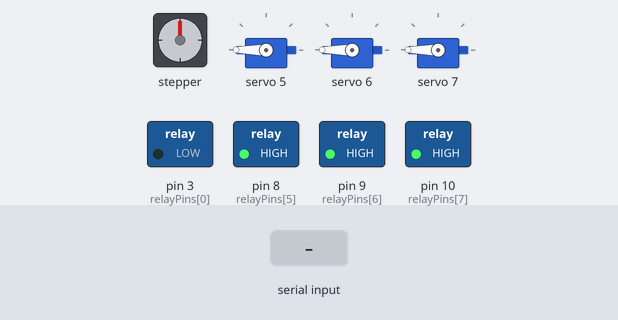
The sketch below on a simulated Arduino Nano, built with avr-gcc and run on an emulated ATmega328P. On the bench: stepper motor, 3 × servo, switched loads named in the sketch (green lamp = pin HIGH). Wiring (inferred from the names in the program): stepper motor (2048 steps per turn assumed): coils pin 4, pin 5, pin 6, pin 7. Dashed ring = blinking. Inputs (shaded band) come from the test bench. Pins used as bus, display or sensor lines are not drawn.

Above: at 1.2 s.
1.3 s: byte 78 ('N') received over Serial
At 2.2 s:
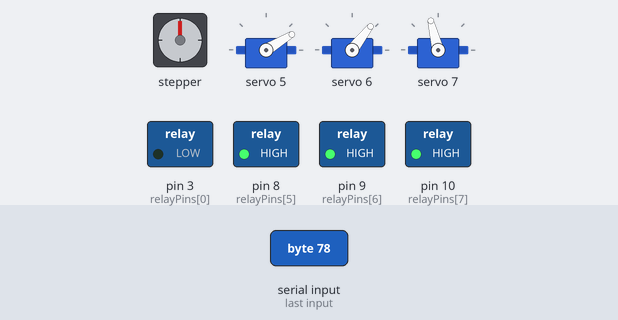
4.3 s: byte 79 ('O') received over Serial
At 5.5 s:
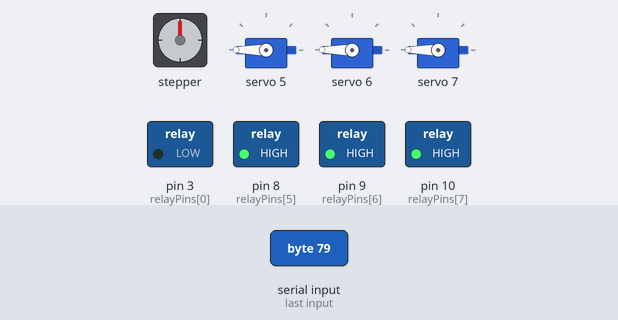
5.8 s: "B" received over Serial
At 6.7 s:
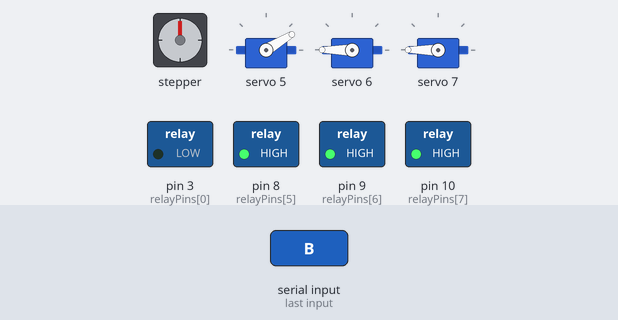
7.3 s: "C" received over Serial
At 7.8 s:
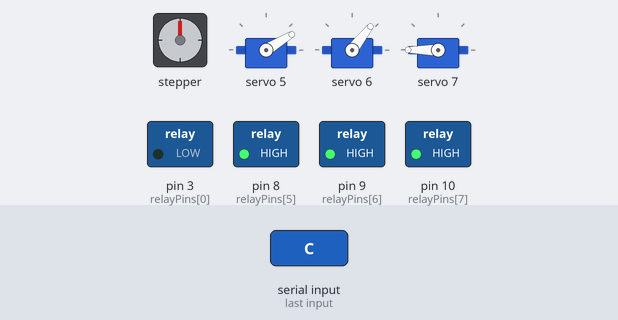
8.8 s: byte 75 ('K') received over Serial
At 10.0 s:
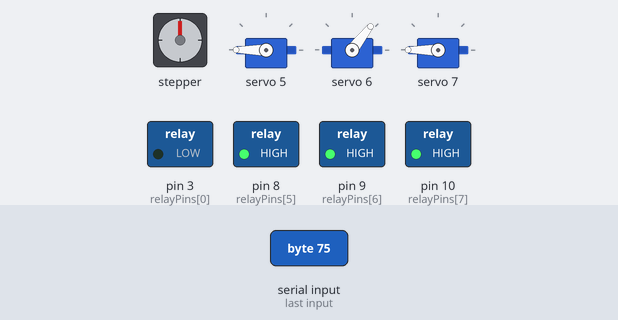
10.3 s: "D" received over Serial
At 11.3 s:
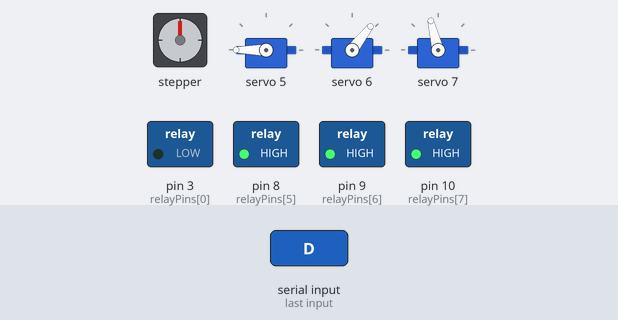
Timing chart, 0 to 12.8 s (numbered marks = the images above; inputs shaded):
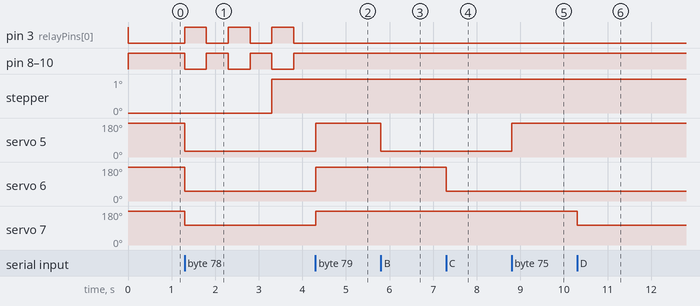

Measured:
- after the input at 4.3 s, pin 3 (relayPins[0]): stays LOW (without the input it goes to HIGH after 0.00 s); pin 8 (relayPins[5]), pin 9 (relayPins[6]), pin 10 (relayPins[7]): stays HIGH (without the input it goes to LOW after 0.00 s); servo 5: 31° → 180° at once; servo 6: 52° → 180° at once; servo 7: 104° → 180° at once
- after the input at 5.8 s, servo 5: 180° → 31° at once
- after the input at 7.3 s, servo 6: 180° → 52° at once
- after the input at 8.8 s, servo 5: 31° → 180° at once
- after the input at 10.3 s, servo 7: 180° → 104° at once

The sketch:

nano_relay_servo_controller_fixed__1__ino.ino
```cpp
/*
 * ================================================================
 *  Arduino Nano  —  Relay + Servo Controller
 *  Receives single-char commands from ESP32-S3 via UART (Serial)
 *
 *  RELAY PINS (Active LOW — DO NOT CHANGE):
 *    IN1 → D3  (Floor 1 White Light)
 *    IN2 → D4  (Floor 2 White Light)
 *    IN3 → D5  (Floor 3 White Light)
 *    IN4 → D6  (Floor 4 White Light)
 *    IN5 → D7  (Floor 1 Red Light)
 *    IN6 → D8  (Floor 2 Red Light)
 *    IN7 → D9  (Floor 3 Red Light)
 *    IN8 → D10 (Floor 4 Red Light)
 *
 *  PCA9685 SERVO DRIVER (I2C — DO NOT CHANGE):
 *    VCC → 5V
 *    GND → GND
 *    SDA → A4
 *    SCL → A5
 *    V+  → External 5V–6V  (servo power, separate supply)
 *    OE  → GND             (always enabled)
 *
 *    Channel 5 → Floor 2 servo  (GRANTED= 30°, DENIED=180°)
 *    Channel 6 → Floor 3 servo  (GRANTED= 50°, DENIED=180°)
 *    Channel 7 → Floor 4 servo  (GRANTED=100°, DENIED=180°)
 *    (Floor 1 has no servo — bypass rule always grants access)
 *
 *  UART FROM ESP32-S3:
 *    Nano RX (D0) ← ESP32-S3 TX1 (GPIO17) — via 1kΩ resistor
 *    Nano TX (D1) → ESP32-S3 RX1 (GPIO18)
 *    GND          ↔ GND (common ground REQUIRED)
 *
 *  COMMAND PROTOCOL (1 byte):
 *    'A' = Floor 1 Normal  (White ON,  Red OFF, no servo)
 *    'B' = Floor 2 Normal  (White ON,  Red OFF, servo OPEN  ← right card)
 *    'C' = Floor 3 Normal  (White ON,  Red OFF, servo OPEN  ← right card)
 *    'D' = Floor 4 Normal  (White ON,  Red OFF, servo OPEN  ← right card)
 *    'E' = Floor 1 Alert   (White OFF, Red ON 5s, servo unchanged)
 *    'F' = Floor 2 Alert   (White OFF, Red ON 5s, servo unchanged ← wrong card)
 *    'G' = Floor 3 Alert   (White OFF, Red ON 5s, servo unchanged ← wrong card)
 *    'H' = Floor 4 Alert   (White OFF, Red ON 5s, servo unchanged ← wrong card)
 *    'I' = All Reset       (White ON,  Red OFF, all servos LOCKED ← boot/init)
 *    'J' = Floor 1 Reset   (White ON,  Red OFF, no servo)
 *    'K' = Floor 2 Reset   (White ON,  Red OFF, servo LOCKED ← after grant expires)
 *    'L' = Floor 3 Reset   (White ON,  Red OFF, servo LOCKED ← after grant expires)
 *    'M' = Floor 4 Reset   (White ON,  Red OFF, servo LOCKED ← after grant expires)
 *    'N' = Emergency ON     (All servos OPEN, all lights blink red↔white @1 Hz nonstop)
 *    'O' = Emergency OFF    (All Reset — same as 'I')
 *
 *  DEFAULT BEHAVIOUR:
 *    On boot: White lights (D3–D6) are ON, Red lights (D7–D10) are OFF.
 *    Red lights stay on for exactly RED_DURATION_MS (5 seconds), then
 *    automatically turn off and restore white — no reset command needed.
 *
 *  NOTE: Relay module is Active LOW
 *        LOW  = relay coil energized = light ON
 *        HIGH = relay coil off       = light OFF
 * ================================================================
 */

#include <Wire.h>
#include <Adafruit_PWMServoDriver.h>

// ── Red-light auto-off duration ──────────────────────────────
#define RED_DURATION_MS  5000UL   // 5 seconds

// ── PCA9685 Servo Driver ──────────────────────────────────────
Adafruit_PWMServoDriver pwm = Adafruit_PWMServoDriver(); // default I2C addr 0x40

#define SERVOMIN  110   // DO NOT CHANGE — calibrated pulse min
#define SERVOMAX  510   // DO NOT CHANGE — calibrated pulse max

// Servo channel per floor (index = floor-1, -1 = no servo)
const int servoChannel[4] = { -1, 5, 6, 7 };

// Angles: [floor-1][0] = GRANTED position, [floor-1][1] = DENIED/LOCKED position
const int servoAngle[4][2] = {
  {  -1,  -1 },   // Floor 1: no servo
  {   30, 180 },  // Floor 2: OPEN= 30°, LOCKED=180°
  {   50, 180 },  // Floor 3: OPEN= 50°, LOCKED=180°
  {  100, 180 },  // Floor 4: OPEN=100°, LOCKED=180°
};

int angleToPulse(int angle) {
  return map(angle, 0, 180, SERVOMIN, SERVOMAX);
}

void setServo(int floor, bool granted) {
  int ch = servoChannel[floor - 1];
  if (ch < 0) return;  // no servo on this floor
  int angle = granted ? servoAngle[floor - 1][0] : servoAngle[floor - 1][1];
  pwm.setPWM(ch, 0, angleToPulse(angle));
}

// ── Relay pin assignments (DO NOT CHANGE) ────────────────────
const int relayPins[8] = { 3, 4, 5, 6, 7, 8, 9, 10 };
//  Index:                   0  1  2  3  4  5  6   7
//  Function:               W1 W2 W3 W4 R1 R2 R3  R4
//  (W=White D3-D6, R=Red D7-D10, number=floor)

#define WHITE(floor)  ((floor) - 1)      // white relay index for floor 1-4
#define RED(floor)    ((floor) - 1 + 4)  // red relay index for floor 1-4

// ── Red-light timers (one per floor, 0 = not active) ─────────
unsigned long redTimer[4] = { 0, 0, 0, 0 };  // indexed [floor-1]

// ── Emergency Mode ────────────────────────────────────────────
bool          emergencyMode      = false;
unsigned long emergencyBlinkTimer = 0;
bool          emergencyBlinkState = false;  // false = red phase, true = white phase
#define EMERGENCY_BLINK_MS 500UL            // 500 ms per phase → 1 Hz full cycle

// ─────────────────────────────────────────────────────────────
//  Relay Helpers  (Active LOW)
// ─────────────────────────────────────────────────────────────
void relayOn(int index) {
  digitalWrite(relayPins[index], LOW);   // energize = ON
}

void relayOff(int index) {
  digitalWrite(relayPins[index], HIGH);  // de-energize = OFF
}

// ─────────────────────────────────────────────────────────────
//  Floor State Setters
// ─────────────────────────────────────────────────────────────

// Normal: White ON, Red OFF, servo OPEN (right card scanned)
void setFloorNormal(int floor) {
  redTimer[floor - 1] = 0;       // cancel any pending red timer
  relayOn(WHITE(floor));         // White ON
  relayOff(RED(floor));          // Red OFF
  setServo(floor, true);         // Servo → OPEN
}

// Alert: White OFF, Red ON — auto-resets to white after RED_DURATION_MS
void setFloorAlert(int floor) {
  relayOff(WHITE(floor));                    // White OFF
  relayOn(RED(floor));                       // Red ON
  redTimer[floor - 1] = millis();            // start 5-second countdown
  // Servo stays in current position (locked — wrong card)
}

// Reset: White ON, Red OFF, servo LOCKED — used at boot and after grant expires
void setFloorReset(int floor) {
  redTimer[floor - 1] = 0;       // cancel any pending red timer
  relayOn(WHITE(floor));         // White ON
  relayOff(RED(floor));          // Red OFF
  setServo(floor, false);        // Servo → LOCKED
}

void setAllReset() {
  for (int f = 1; f <= 4; f++) setFloorReset(f);
}

// ─────────────────────────────────────────────────────────────
//  Red-light Auto-off Checker  (call every loop)
//  Skipped during emergency mode — blinking loop takes over.
// ─────────────────────────────────────────────────────────────
void checkRedTimers() {
  if (emergencyMode) return;   // emergency blink loop owns the lights
  unsigned long now = millis();
  for (int f = 1; f <= 4; f++) {
    if (redTimer[f - 1] != 0 && (now - redTimer[f - 1]) >= RED_DURATION_MS) {
      redTimer[f - 1] = 0;      // clear timer
      relayOn(WHITE(f));         // restore white light
      relayOff(RED(f));          // turn red off
    }
  }
}

// ─────────────────────────────────────────────────────────────
//  Emergency Mode Helpers
// ─────────────────────────────────────────────────────────────

// Enter emergency: open all servos, cancel all timers, start blink
void setEmergencyOn() {
  emergencyMode      = true;
  emergencyBlinkState = false;
  emergencyBlinkTimer = millis();
  // Cancel all normal timers
  for (int f = 1; f <= 4; f++) redTimer[f - 1] = 0;
  // Unlock all servos immediately
  for (int f = 2; f <= 4; f++) setServo(f, true);   // Floor 1 has no servo
  // Start in red phase
  for (int f = 1; f <= 4; f++) {
    relayOff(WHITE(f));
    relayOn(RED(f));
  }
}

// Exit emergency: restore all floors to normal (white on, red off, servos locked)
void setEmergencyOff() {
  emergencyMode = false;
  setAllReset();
}

// Non-blocking blink stepper — call every loop() while emergencyMode == true
void stepEmergencyBlink() {
  unsigned long now = millis();
  if (now - emergencyBlinkTimer < EMERGENCY_BLINK_MS) return;
  emergencyBlinkTimer = now;
  emergencyBlinkState = !emergencyBlinkState;
  for (int f = 1; f <= 4; f++) {
    if (emergencyBlinkState) {
      relayOn(WHITE(f));   relayOff(RED(f));    // white phase
    } else {
      relayOff(WHITE(f));  relayOn(RED(f));     // red phase
    }
  }
}

// ─────────────────────────────────────────────────────────────
//  Command Handler
// ─────────────────────────────────────────────────────────────
void handleCommand(char cmd) {
  // Ignore normal floor commands while emergency mode is active
  // (emergency mode owns all lights and servos until explicitly cleared)
  if (emergencyMode && cmd != 'N' && cmd != 'O') return;

  switch (cmd) {
    case 'A': setFloorNormal(1); break;
    case 'B': setFloorNormal(2); break;
    case 'C': setFloorNormal(3); break;
    case 'D': setFloorNormal(4); break;
    case 'E': setFloorAlert(1);  break;
    case 'F': setFloorAlert(2);  break;
    case 'G': setFloorAlert(3);  break;
    case 'H': setFloorAlert(4);  break;
    case 'I': setAllReset();     break;
    case 'J': setFloorReset(1);  break;
    case 'K': setFloorReset(2);  break;
    case 'L': setFloorReset(3);  break;
    case 'M': setFloorReset(4);  break;
    case 'N': setEmergencyOn();  break;  // Emergency ON  — blink all, unlock all
    case 'O': setEmergencyOff(); break;  // Emergency OFF — restore normal
    default:  /* ignore unknown */ break;
  }
}

// ─────────────────────────────────────────────────────────────
//  Setup
// ─────────────────────────────────────────────────────────────
void setup() {
  // Init relay pins — all HIGH (OFF) first
  for (int i = 0; i < 8; i++) {
    pinMode(relayPins[i], OUTPUT);
    relayOff(i);
  }

  // Init PCA9685
  pwm.begin();
  pwm.setPWMFreq(50);
  delay(10);

  // Default state: White lights ON (D3-D6), Red lights OFF (D7-D10), servos LOCKED
  setAllReset();

  // UART from ESP32-S3
  // Note: Serial (D0/D1) is shared with USB on Nano.
  // Disconnect USB after uploading, or use SoftwareSerial on other
  // pins if you need USB debug at the same time.
  Serial.begin(9600);
}

// ─────────────────────────────────────────────────────────────
//  Loop
// ─────────────────────────────────────────────────────────────
void loop() {
  // Check and auto-turn off red lights after 5 seconds (skipped in emergency)
  checkRedTimers();

  // Emergency blink stepper (non-blocking, runs only in emergency mode)
  if (emergencyMode) {
    stepEmergencyBlink();
  }

  // Handle incoming command from ESP32-S3
  if (Serial.available() > 0) {
    char cmd = (char)Serial.read();
    handleCommand(cmd);
  }
}
```
